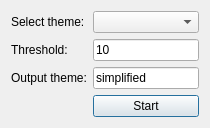
<?xml version="1.0" encoding="UTF-8"?>
<ui version="4.0">
 <class>UISimplify</class>
 <widget class="QDialog" name="UISimplify">
  <property name="geometry">
   <rect>
    <x>0</x>
    <y>0</y>
    <width>210</width>
    <height>114</height>
   </rect>
  </property>
  <property name="windowTitle">
   <string>Geometry simplification</string>
  </property>
  <layout class="QFormLayout" name="formLayout">
   <item row="0" column="0">
    <widget class="QLabel" name="label">
     <property name="text">
      <string>Select theme:</string>
     </property>
    </widget>
   </item>
   <item row="0" column="1">
    <widget class="QComboBox" name="themeComboBox"/>
   </item>
   <item row="1" column="0">
    <widget class="QLabel" name="label_2">
     <property name="text">
      <string>Threshold:</string>
     </property>
    </widget>
   </item>
   <item row="1" column="1">
    <widget class="QLineEdit" name="lineEdit">
     <property name="inputMask">
      <string>00000000000000000; </string>
     </property>
     <property name="text">
      <string>10</string>
     </property>
     <property name="maxLength">
      <number>17</number>
     </property>
    </widget>
   </item>
   <item row="2" column="0">
    <widget class="QLabel" name="label_3">
     <property name="text">
      <string>Output theme:</string>
     </property>
    </widget>
   </item>
   <item row="2" column="1">
    <widget class="QLineEdit" name="lineEdit_2">
     <property name="text">
      <string>simplified</string>
     </property>
    </widget>
   </item>
   <item row="3" column="1">
    <widget class="QPushButton" name="pushButton">
     <property name="text">
      <string>Start</string>
     </property>
    </widget>
   </item>
  </layout>
 </widget>
 <resources/>
 <connections>
  <connection>
   <sender>pushButton</sender>
   <signal>clicked()</signal>
   <receiver>UISimplify</receiver>
   <slot>pushButton_clicked()</slot>
   <hints>
    <hint type="sourcelabel">
     <x>105</x>
     <y>100</y>
    </hint>
    <hint type="destinationlabel">
     <x>64</x>
     <y>105</y>
    </hint>
   </hints>
  </connection>
 </connections>
 <slots>
  <slot>pushButton_clicked()</slot>
 </slots>
</ui>
